Frame 1 (no input): blank canvas, image omitted
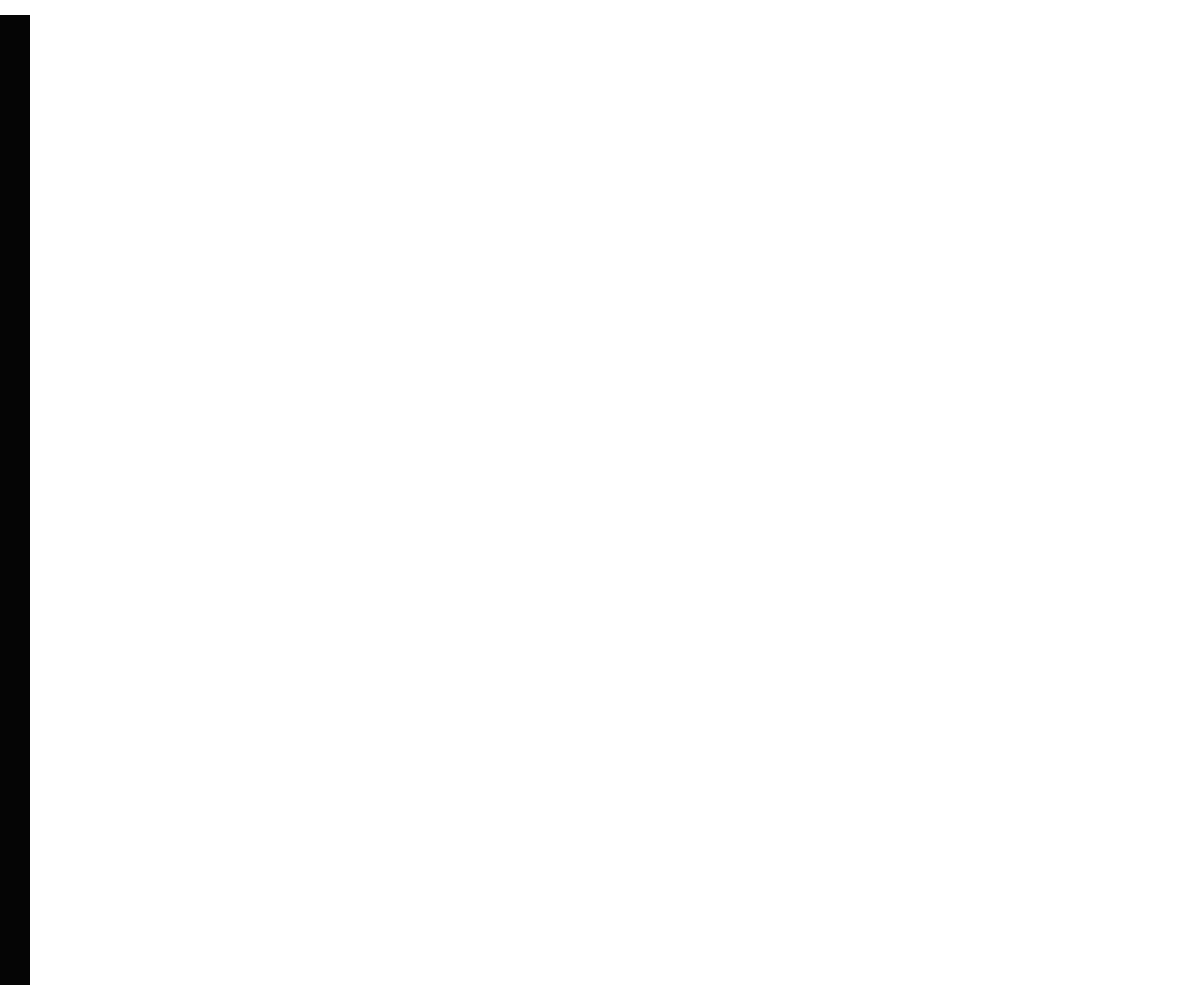
Frame 60 (no input)
Frame 120 (the mouse pressed at the canvas centre since frame 60): identical to frame 60, image omitted

The p5.js sketch that drew this single still picture (run headless with seeded random() and noise() and a simulated clock; from frame 60 on, the mouse is pressed at the canvas centre):

// p5.js sketch
// ── sketch.js


function setup() {
  createCanvas(windowWidth, windowHeight);
  rectMode(CENTER);
  noStroke();
  x = 0;
  b = width/20;
  h = height;

  easing = 0.05;
}

function draw() {
  background(255 / (b/2 * 0.009));
  rect(x, height/2, b, h);

  target = width/20 - b;

  if(mouseX > x && mouseX < x+b+10 && mouseIsPressed){
    fill(0.15* b/2);
    b = mouseX * 2;
    h = height - b /2;
    cursor("col-resize");
  }
  else{
    fill(0.15 * b/2);
    b += target * easing;
    h = height -b/2;
    cursor("default");
  }
}


function windowResized() {
  resizeCanvas(windowWidth, windowHeight);
}
